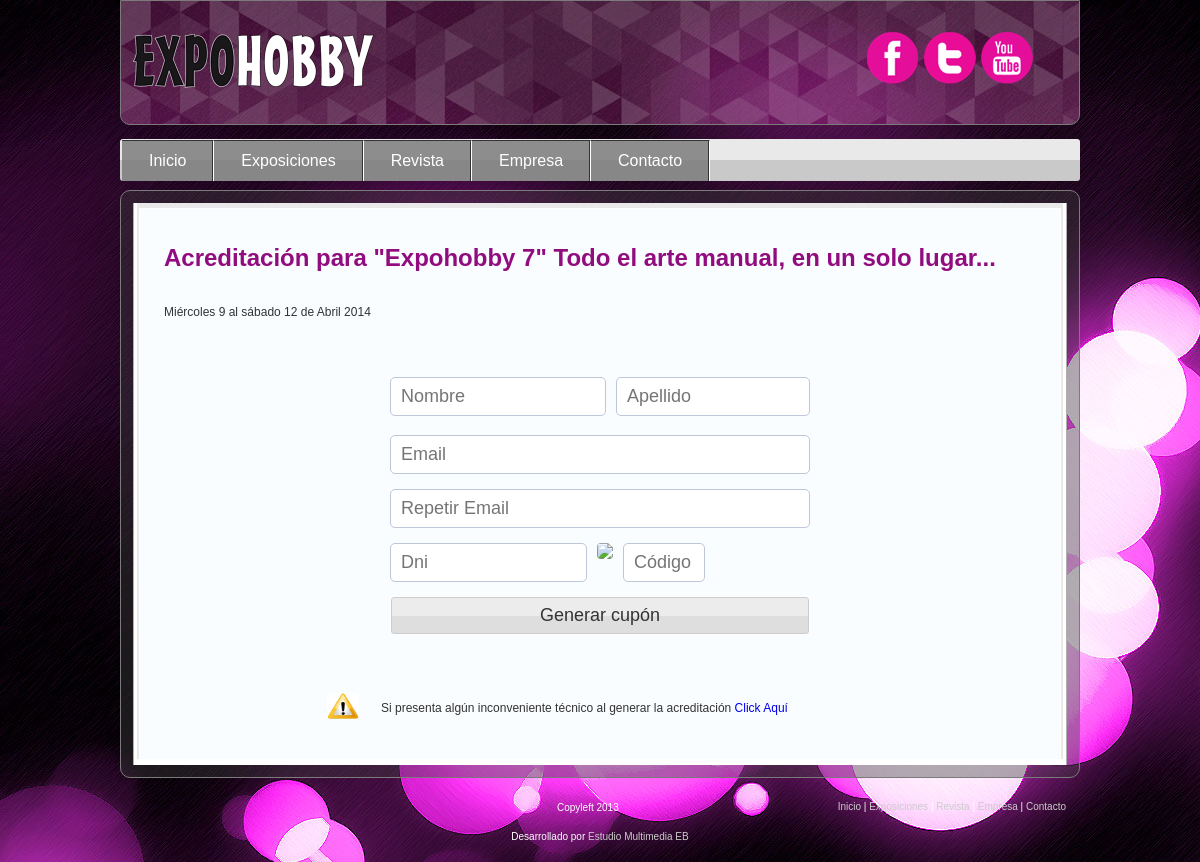
/acreditacion.php?id=1, run on the app's committed database.
### tables this page shows
CREATE TABLE IF NOT EXISTS `expo` (
  `id` smallint(3) unsigned zerofill NOT NULL AUTO_INCREMENT,
  `title` varchar(60) DEFAULT NULL,
  `maps` mediumtext,
  `image` varchar(150) DEFAULT NULL,
  `dias_horarios` varchar(150) DEFAULT NULL,
  `plano` varchar(150) DEFAULT NULL,
  `reglamento` mediumtext,
  `como_participar` mediumtext,
  `alojamiento` mediumtext,
  `prensa` mediumtext,
  `body` mediumtext,
  `teaser` mediumtext,
  `fecha_inicio` date DEFAULT NULL,
  `fecha_fin` date DEFAULT NULL,
  `status` varchar(15) DEFAULT NULL,
  PRIMARY KEY (`id`)
);

### class/Expo.php (called while the page is built, shortened)
<?php
class Expo
{
    public function getOneExpo($id)
	{
		$mysqli = DataBase::connex();
		$query = '
			SELECT * FROM
				expo
			WHERE
				expo.id = "' . $id . '"
			LIMIT 1
		';
		$result = $mysqli->query($query);
		while ($row = $result->fetch_assoc())
		{
			$expo['id'] = $row['id'];
			$expo['title'] = $row['title'];
			$expo['maps'] = $row['maps'];
			$expo['image'] = $row['image'];
			$expo['dias_horarios'] = $row['dias_horarios'];
			$expo['plano'] = $row['plano'];
			$expo['reglamento'] = $row['reglamento'];
			$expo['como_participar'] = $row['como_participar'];
			$expo['alojamiento'] = $row['alojamiento'];
			$expo['prensa'] = $row['prensa'];
			$expo['body'] = $row['body'];
			$expo['teaser'] = $row['teaser'];
			$expo['fecha_inicio'] = $row['fecha_inicio'];
			$expo['fecha_fin'] = $row['fecha_fin'];
			$expo['status'] = $row['status'];
		}
        return $expo;
	}
}
?>

### acreditacion.php (the view, shortened to what this page needs)
<?php
  $expo = new Expo();
  $newExpo = $expo->getOneExpo($_GET['id']);
?>
<!DOCTYPE html>
<head>
  <link href="css/estilo.css" type="text/css" rel="stylesheet">
  <link href="css/modals.css" type="text/css" rel="stylesheet">
 <link rel="stylesheet" href="css/validationEngine.jquery.css" type="text/css"/>
</head>
<body>
  <header>
    <?php include_once 'logo.php'; ?>
    <?php include_once 'main_menu.php'; ?>
  </header>
  <div id="cont-all">
  	<div id="cont-section2">
		<article class="con-swf">
            <header>
              <h2 class="titexpo">Acreditación para <?php echo $newExpo['title'];?></h2>
            </header>
            <section class="secexpo">
              	<div class="descripcion-expo">
                  	<p><span><?php echo $newExpo['dias_horarios'];?></span></p>
                  </div>
                  <div class="contac acrForm">
                        <form id="formID" class="formular" method="post" action="controllers.php">
                        <div class="nomAp">
                        <fieldset class="mrigth leftForm ">
                            <label>
                                <input placeholder="Nombre" onfocus="this.placeholder = ''" onblur="this.placeholder = 'Nombre'" class="validate[required] text-input inputCn nombForm" type="text" name="nombre" id="nombre" />
                            </label>
                        </fieldset>
                        <fieldset class="leftForm">
                            <label>
                                <input placeholder="Apellido" onfocus="this.placeholder = ''" onblur="this.placeholder = 'Apellido'" class="validate[required] text-input inputCn apllForm" type="text" name="apellido" id="apellido" />
                            </label>
                        </fieldset>
                       </div>
                            <fieldset>
                                    <label>
                                        <input placeholder="Email" onfocus="this.placeholder = ''" onblur="this.placeholder = 'Email'" class="validate[required],custom[email], ajax[ajaxUser] text-input inputCn mailForm" type="text" name="mail" id="mail"/>
                                    </label>
                            </fieldset>
                     <fieldset>
                            	 <label>
                                        <input placeholder="Repetir Email" onfocus="this.placeholder = ''" onblur="this.placeholder = 'Repetir Email'" class="validate[required,equals[mail]] text-input inputCn mailForm" type="text" name="mail2" id="mail2" />
                                        <br/>
                                    </label>
                                </fieldset>
                                <div class="nomAp">
                                    <fieldset class="mrigth leftForm">
                                        <label>
                                            <input placeholder="Dni" onfocus="this.placeholder = ''" onblur="this.placeholder = 'Dni'" class="validate[required,custom[integer],min[10]] text-input inputCn dniForm" type="text" name="dni" id="dni" />
                                        </label>
                                 </fieldset>
                                <fieldset class="leftForm">
                                    <label>
                                        <span><img  class="capt" src="captcha.php"/></span>
                                        <input placeholder="Código" onfocus="this.placeholder = ''" onblur="this.placeholder = 'Código'" class="validate[required,ajax[ajaxCaptcha]] text-input inputCn captForm" type="text" name="user" id="user" />
                                    </label>
                                </fieldset>
                       		 </div>
                        <input class="submit btn-classic" type="submit"  value="Generar cupón" name="acreditacion" id="acreditacion"/>
                        </form>
                <div class="ayuda2">
              	<img width="32" src="imagenes/atencion.png">
            	<p>Si presenta algún inconveniente técnico al generar la acreditación <a title="Estudio Multimedia EB" target="_blank" href="http://www.estudiomultimediaeb.com.ar/servistec.php">Click Aquí</a></p>
            </div>
                  </div>
            </section>
        </article>
    </div>
   </div>
  <footer>
    <?php include_once 'footer.php'; ?>
  </footer>
</body>
</html>

### data on the page
expo: title "\"Expohobby 7\" Todo el arte manual, en un solo lugar...", dias_horarios "Miércoles 9 al sábado 12 de Abril 2014"
